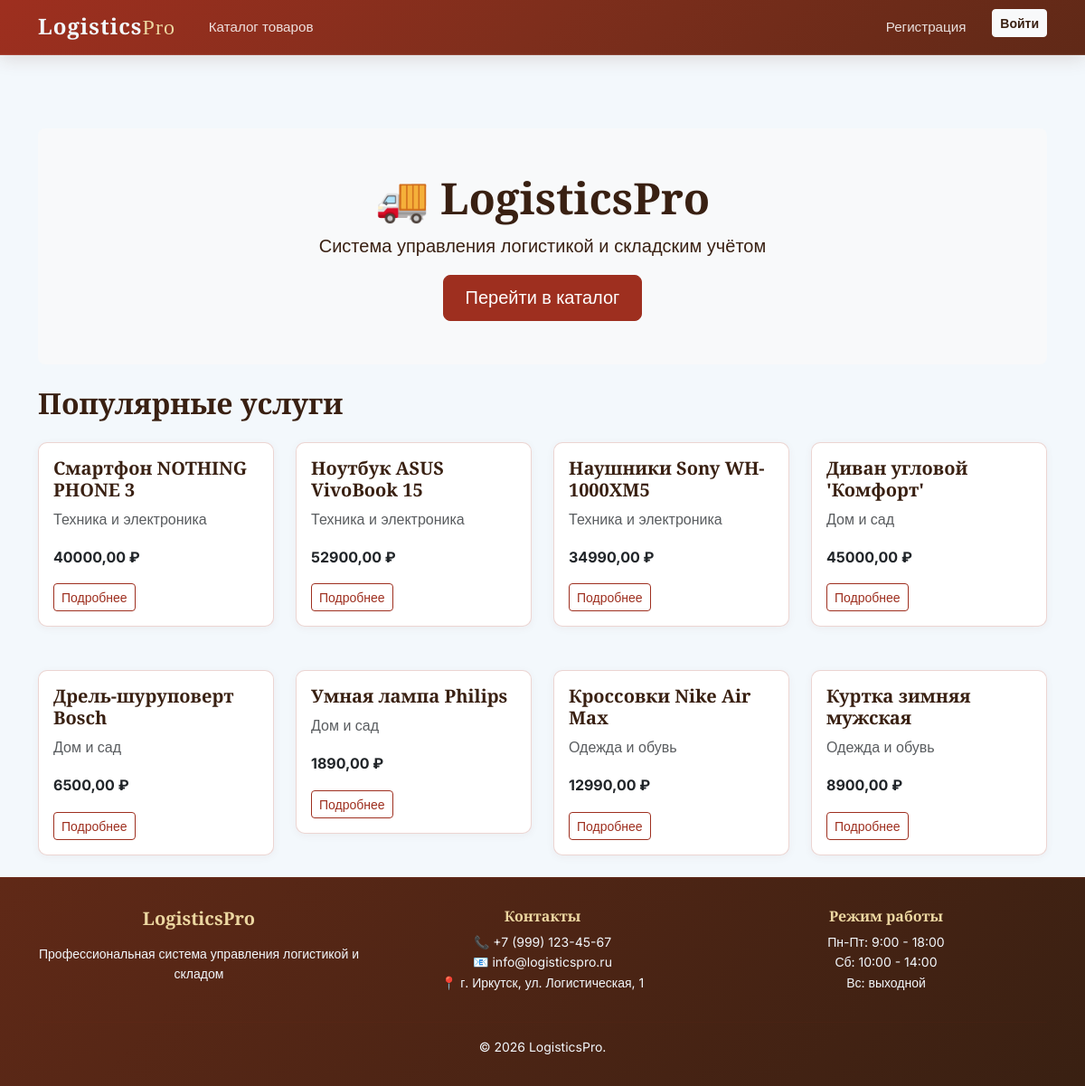
The page / on the database its author committed.
### core/models.py (models this page shows, shortened)
class Product(models.Model):
    category = models.ForeignKey(Category, on_delete=models.CASCADE, related_name='products')
    brand = models.ForeignKey(Brand, on_delete=models.SET_NULL, null=True, blank=True, related_name='products')
    name = models.CharField(max_length=255)
    slug = models.SlugField(unique=True)
    description = models.TextField(blank=True, null=True)
    price = models.DecimalField(max_digits=12, decimal_places=2)
    stock = models.PositiveIntegerField(default=0)
    sku = models.CharField(max_length=64, blank=True, null=True)
    image = models.ImageField(upload_to='products/', blank=True, null=True)
    is_active = models.BooleanField(default=True)
    deleted_at = models.DateTimeField(null=True, blank=True)
    created_at = models.DateTimeField(auto_now_add=True)
    updated_at = models.DateTimeField(auto_now=True)

class Category(models.Model):
    name = models.CharField(max_length=255)
    slug = models.SlugField(unique=True)
    description = models.TextField(blank=True, null=True)
    created_at = models.DateTimeField(auto_now_add=True)
    updated_at = models.DateTimeField(auto_now=True)

### core/views.py (the view)
# urls.py: path('', views.index, name='home'),
def index(request):
    products = Product.objects.filter(is_active=True)[:8]
    return render(request, 'core/index.html', {'products': products})

### templates/core/index.html (shortened to what this page needs)
{% extends 'core/base.html' %}
{% block content %}
<div class="p-5 mb-4 bg-light rounded-3 text-center">
    <h1 class="display-5 fw-bold">🚚 LogisticsPro</h1>
    <p class="col-md-8 fs-5 mx-auto">Система управления логистикой и складским учётом</p>
    <a href="{% url 'catalog' %}" class="btn btn-primary btn-lg">Перейти в каталог</a>
</div>
{% if products %}
<h2 class="mb-4">Популярные услуги</h2>
<div class="row row-cols-1 row-cols-md-4 g-4">
    {% for product in products %}
    <div class="col">
        <div class="card h-100">
            <div class="card-body">
                <h5 class="card-title">{{ product.name }}</h5>
                <p class="card-text text-muted">{{ product.category.name }}</p>
                <p class="card-text fw-bold">{{ product.price }} ₽</p>
                <a href="{% url 'product_detail' product.slug %}" class="btn btn-outline-primary btn-sm">Подробнее</a>
            </div>
        </div>
    </div>
    {% endfor %}
</div>
{% endif %}
{% endblock %}

### templates/core/base.html (shortened to what this page needs)
<!DOCTYPE html>
<html lang="ru">
<head>
    <link href="https://cdn.jsdelivr.net/npm/bootstrap@5.3.0/dist/css/bootstrap.min.css" rel="stylesheet">
    <link rel="stylesheet" href="https://cdn.jsdelivr.net/npm/bootstrap-icons@1.10.0/font/bootstrap-icons.css">
    {% load static %}
    <link rel="stylesheet" href="{% static 'css/style.css' %}">
</head>
<body>
    <nav class="navbar navbar-expand-lg navbar-dark fixed-top">
        <div class="container">
            <a class="navbar-brand" href="{% url 'catalog' %}">
                Logistics<span>Pro</span>
            </a>
            <div class="collapse navbar-collapse" id="navbarNav">
                <ul class="navbar-nav me-auto">
                    <li class="nav-item">
                        <a class="nav-link" href="{% url 'catalog' %}">Каталог товаров</a>
                    </li>
                </ul>
                <ul class="navbar-nav">
                    {% if user.is_authenticated %}
                        <li class="nav-item dropdown">
                            <div class="dropdown">
                                <a class="nav-link dropdown-toggle d-flex align-items-center gap-2" href="#" role="button" data-bs-toggle="dropdown">
                                    {% if request.user.profile.avatar %}
                                        <img src="{{ request.user.profile.avatar.url }}" class="rounded-circle" style="width: 32px; height: 32px; object-fit: cover;">
                                    {% else %}
                                        <span class="bg-light text-primary rounded-circle d-inline-flex align-items-center justify-content-center" style="width: 32px; height: 32px; font-weight: bold;">
                {% if request.user.first_name %}
                    {{ request.user.first_name|first|upper }}
                {% elif request.user.email %}
                    {{ request.user.email|first|upper }}
                {% else %}
                    ?
                {% endif %}
            </span>
        {% endif %}
        <span class="d-none d-md-inline">
            {{ request.user.get_full_name|default:request.user.email|truncatechars:15 }}
        </span>
                                </a>
                                <ul class="dropdown-menu dropdown-menu-end shadow">
                                    <li><a class="dropdown-item" href="{% url 'profile' %}"><i class="bi bi-person-gear"></i> Профиль</a></li>
                                    {% if user.is_staff %}
                                    <li><a class="dropdown-item" href="/admin/"><i class="bi bi-shield-lock"></i> Админ панель</a></li>
                                    {% endif %}
                                    <li><hr class="dropdown-divider"></li>
                                    <li><a class="dropdown-item text-danger" href="{% url 'logout' %}"><i class="bi bi-box-arrow-right"></i> Выйти</a></li>
                                </ul>
                            </div>
                        </li>
                    {% else %}
                        <li class="nav-item">
                            <a class="nav-link" href="{% url 'register' %}">Регистрация</a>
                        </li>
                        <li class="nav-item">
                            <a class="btn btn-light btn-sm ms-2" href="{% url 'login' %}" style="color: var(--color-5); font-weight: 600;">
                                Войти
                            </a>
                        </li>
                    {% endif %}
                </ul>
            </div>
        </div>
    </nav>
    <main class="container mt-5 pt-4">
        {% block content %}
        {% endblock %}
    </main>
    <footer class="mt-auto">
        <div class="container text-center">
            <div class="row">
                <div class="col-md-4 mb-3">
                    <h5 class="mb-3" style="font-family: 'Playfair Display', serif; color: var(--color-2);">
                        LogisticsPro
                    </h5>
                    <p class="small mb-0">Профессиональная система управления логистикой и складом</p>
                </div>
                <div class="col-md-4 mb-3">
                    <h6 class="mb-2" style="color: var(--color-2);">Контакты</h6>
                    <p class="small mb-0">📞 +7 (999) 123-45-67<br>
                    📧 info@logisticspro.ru<br>
                    📍 г. Иркутск, ул. Логистическая, 1</p>
                </div>
                <div class="col-md-4 mb-3">
                    <h6 class="mb-2" style="color: var(--color-2);">Режим работы</h6>
                    <p class="small mb-0">Пн-Пт: 9:00 - 18:00<br>
                    Сб: 10:00 - 14:00<br>
                    Вс: выходной</p>
                </div>
            </div>
            <hr style="border-color: var(--border-color);">
            <p class="mb-0 small">
                &copy; 2026 LogisticsPro.
            </p>
        </div>
    </footer>
</body>
</html>

### static/css/style.css (style rules this page uses)
:root { --color-1: #9E2F1F; --color-2: #ECD7A1; --color-3: #602917; --color-4: #F3F8FC; --color-5: #392012; --banner-bg: #f3f8fcee; --banner-text: #392012; --banner-border: rgba(158, 47, 31, 0.3); --main-bg: #f3f8fc; --header-bg: linear-gradient(135deg, #9e2f1f 0%, #7e2e1c 50%, #602917 100%); --header-border: rgba(158, 47, 31, 0.3); --header-badge-bg: rgba(243, 248, 252, 0.3); --header-badge-text: #392012; --header-title-text: #f3f8fc; --header-desc-text: #f3f8fc; --primary-bg: #9e2f1f; --primary-hover: #7e2e1c; --secondary-bg: #ecd7a1; --secondary-hover: #d4c08a; --text-dark: #392012; --text-medium: #602917; --bg-light: #f3f8fc; --border-color: rgba(158, 47, 31, 0.2); --success-bg: #28a745; --warning-bg: #ffc107; --error-bg: #dc3545; }
body { font-family: 'Inter', sans-serif; background-color: var(--main-bg); color: var(--text-dark); line-height: 1.6; }
h1, h2, h3, h4, h5, h6, .navbar-brand { font-family: 'Playfair Display', serif; font-weight: 600; }
.navbar { background: var(--header-bg) !important; border-bottom: 1px solid rgba(255,255,255,0.1); box-shadow: 0 4px 20px rgba(96, 41, 23, 0.15); padding: 0.6rem 0; min-height: 60px; }
.navbar-brand { font-size: 1.5rem; font-weight: 700; color: var(--header-title-text) !important; letter-spacing: 1px; padding: 0; }
.navbar-brand span { color: var(--color-2); font-weight: 400; }
body { padding-top: 70px; }
.nav-link { color: rgba(255,255,255,0.85) !important; font-weight: 500; font-size: 0.95rem; margin: 0 0.8rem; padding: 0.5rem 0; transition: color 0.3s ease; }
.card { border: 1px solid var(--border-color); border-radius: 12px; box-shadow: 0 4px 15px rgba(158, 47, 31, 0.1); transition: all 0.3s ease; background: white; }
.card-title { color: var(--text-dark); font-family: 'Playfair Display', serif; font-weight: 600; }
.btn-primary { background-color: var(--primary-bg); border-color: var(--primary-bg); color: white; font-weight: 500; padding: 0.6rem 1.5rem; border-radius: 8px; transition: all 0.3s ease; }
.btn-outline-primary { color: var(--primary-bg); border-color: var(--primary-bg); }
footer { background: linear-gradient(135deg, var(--color-3), var(--color-5)); color: var(--header-title-text); border-top: 2px solid var(--border-color); padding: 2rem 0; margin-top: 4rem; }
.card { animation: fadeIn 0.6s ease-out; }
.card { border: 1px solid var(--border-color); border-radius: 10px; box-shadow: 0 2px 10px rgba(96, 41, 23, 0.05); margin-bottom: 1.5rem; overflow: hidden; }
.card { height: 100%; display: flex; flex-direction: column; }
.card-body { flex-grow: 1; display: flex; flex-direction: column; }
.card-body { padding: 1rem; }
main.container { min-height: calc(100vh - 260px); }
.profile-page .card, .card:not(.product-card):not(.sidebar-card) { height: auto !important; min-height: unset !important; max-height: none !important; }
.card:not(.product-card) .card-body { flex-grow: 0 !important; display: block !important; }

### rows shown on the page
Product: name "Смартфон NOTHING PHONE 3", category.name "Техника и электроника", price "40000,00"
Product: name "Ноутбук ASUS VivoBook 15", category.name "Техника и электроника", price "52900,00"
Product: name "Наушники Sony WH-1000XM5", category.name "Техника и электроника", price "34990,00"
Product: name "Диван угловой 'Комфорт'", category.name "Дом и сад", price "45000,00"
Product: name "Дрель-шуруповерт Bosch", category.name "Дом и сад", price "6500,00"
Product: name "Умная лампа Philips", category.name "Дом и сад", price "1890,00"
Product: name "Кроссовки Nike Air Max", category.name "Одежда и обувь", price "12990,00"
Product: name "Куртка зимняя мужская", category.name "Одежда и обувь", price "8900,00"
